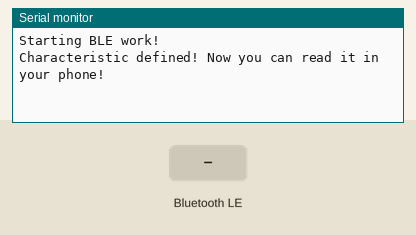
The sketch below on a simulated ESP32. On the bench: the last lines printed to the serial monitor. Inputs (shaded band) come from the test bench. Nothing arrives over Bluetooth unless stated; a phone connects over Bluetooth LE 3 s after start.

Above: at 1.2 s.
1.3 s: Bluetooth LE write "1" received
At 1.8 s:
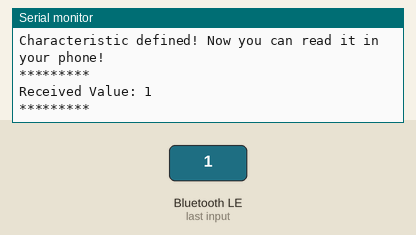
2.8 s: Bluetooth LE write "0" received
At 4.0 s:
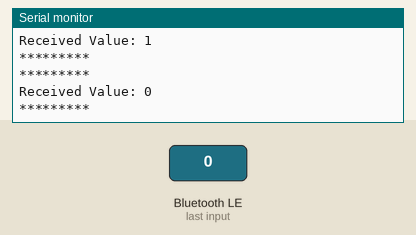
4.3 s: Bluetooth LE write "2" received
At 5.3 s:
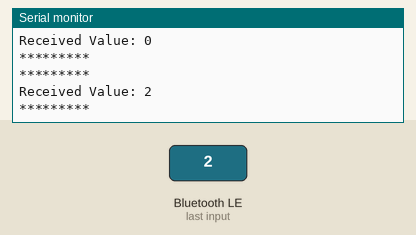

Measured:
- after the input at 1.3 s, the serial monitor: prints a new line at once (image 1)
- after the input at 2.8 s, the serial monitor: prints a new line at once (image 2)
- after the input at 4.3 s, the serial monitor: prints a new line at once (image 3)

The sketch:

BLE_server.ino
```cpp
/*
    Based on Neil Kolban example for IDF: https://github.com/nkolban/esp32-snippets/blob/master/cpp_utils/tests/BLE%20Tests/SampleServer.cpp
    Ported to Arduino ESP32 by Evandro Copercini
    updates by chegewara
*/

#include <BLEDevice.h>
#include <BLEUtils.h>
#include <BLEServer.h>
#include <BLE2902.h>

// See the following for generating UUIDs:
// https://www.uuidgenerator.net/

#define SERVICE_UUID "6E400001-B5A3-F393-E0A9-E50E24DCCA9E"
#define CHARACTERISTIC_TXID "6E400002-B5A3-F393-E0A9-E50E24DCCA9E"
#define CHARACTERISTIC_RXID "6E400003-B5A3-F393-E0A9-E50E24DCCA9E"
#define CHARACTERISTIC_NOID "6E400004-B5A3-F393-E0A9-E50E24DCCA9E"

BLECharacteristic *pCharacteristic_tx;
BLECharacteristic *pCharacteristic_rx;
BLECharacteristic *pCharacteristic_no;

int cont = 0;
String data_no;
String data_tx;
char buf_tx[50];
char buf_no[50];

class MyCallbacks : public BLECharacteristicCallbacks
{
  void onWrite(BLECharacteristic *pCharacteristic)
  {
    std::string rxValue = pCharacteristic->getValue();

    if (rxValue.length() > 0)
    {
      Serial.println("*********");
      Serial.print("Received Value: ");
      for (int i = 0; i < rxValue.length(); i++)
        Serial.print(rxValue[i]);

      Serial.println();
      Serial.println("*********");
    }
  }
};

void setup()
{
  Serial.begin(115200);
  Serial.println("Starting BLE work!");

  BLEDevice::init("TAPP_Fab");
  BLEServer *pServer = BLEDevice::createServer();
  BLEService *pService = pServer->createService(SERVICE_UUID);
  pCharacteristic_tx = pService->createCharacteristic(
      CHARACTERISTIC_TXID,
      BLECharacteristic::PROPERTY_NOTIFY |
          BLECharacteristic::PROPERTY_READ |
          BLECharacteristic::PROPERTY_WRITE |
          BLECharacteristic::PROPERTY_WRITE_NR |
          BLECharacteristic::PROPERTY_INDICATE);

  pCharacteristic_rx = pService->createCharacteristic(
      CHARACTERISTIC_RXID,
      BLECharacteristic::PROPERTY_NOTIFY |
          BLECharacteristic::PROPERTY_READ |
          BLECharacteristic::PROPERTY_WRITE |
          BLECharacteristic::PROPERTY_WRITE_NR |
          BLECharacteristic::PROPERTY_INDICATE);

  pCharacteristic_no = pService->createCharacteristic(
      CHARACTERISTIC_NOID,
      BLECharacteristic::PROPERTY_NOTIFY |
          BLECharacteristic::PROPERTY_READ |
          BLECharacteristic::PROPERTY_WRITE |
          BLECharacteristic::PROPERTY_WRITE_NR |
          BLECharacteristic::PROPERTY_INDICATE);

  pCharacteristic_tx->setCallbacks(new MyCallbacks());
  pCharacteristic_rx->setValue("Hello World says Neil");

  // https://www.bluetooth.com/specifications/gatt/viewer?attributeXmlFile=org.bluetooth.descriptor.gatt.client_characteristic_configuration.xml
  // Create a BLE Descriptor
  pCharacteristic_tx->addDescriptor(new BLE2902());
  pCharacteristic_rx->addDescriptor(new BLE2902());
  pCharacteristic_no->addDescriptor(new BLE2902());

  pService->start();
  // BLEAdvertising *pAdvertising = pServer->getAdvertising();  // this still is working for backward compatibility
  BLEAdvertising *pAdvertising = BLEDevice::getAdvertising();
  pAdvertising->addServiceUUID(SERVICE_UUID);
  pAdvertising->setScanResponse(true);
  pAdvertising->setMinPreferred(0x06); // functions that help with iPhone connections issue
  pAdvertising->setMinPreferred(0x12);
  BLEDevice::startAdvertising();
  Serial.println("Characteristic defined! Now you can read it in your phone!");
}

void loop()
{
  // put your main code here, to run repeatedly:
  delay(2000);

  cont = cont + 1;
  data_no = "Hello World says Fabian: " + String(cont);
  data_tx = "Hello World says Neil: " + String(cont);

  data_no.toCharArray(buf_no, data_no.length() + 1);
  data_tx.toCharArray(buf_tx, data_tx.length() + 1);

  pCharacteristic_rx->setValue(buf_tx);
  pCharacteristic_no->setValue(buf_no);
  pCharacteristic_no->notify();
}
```
